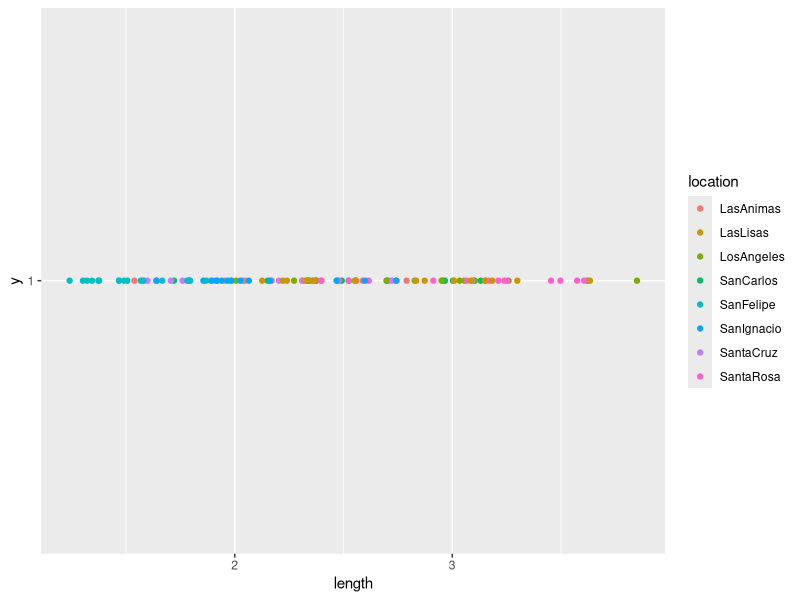
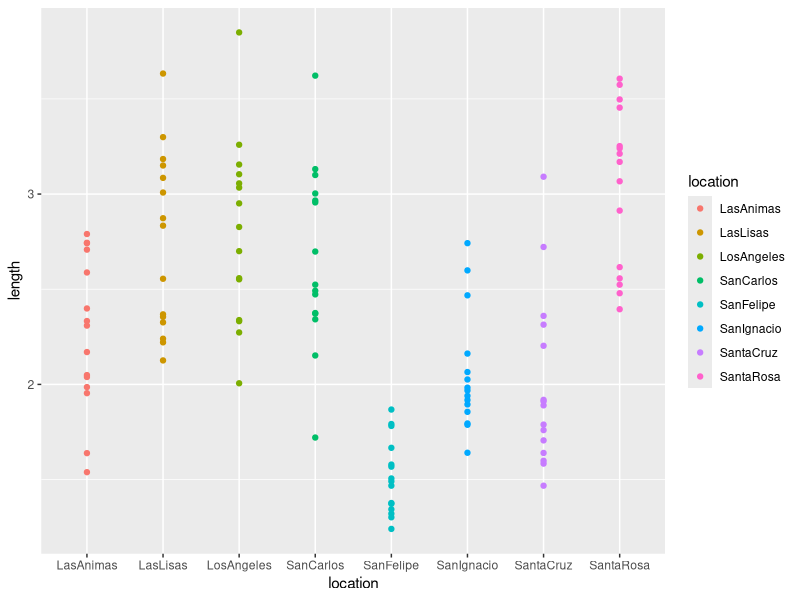
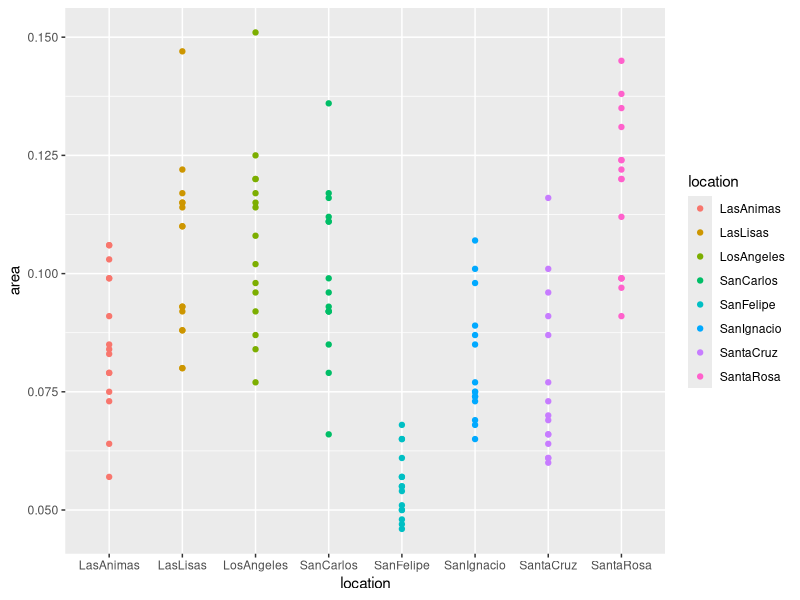
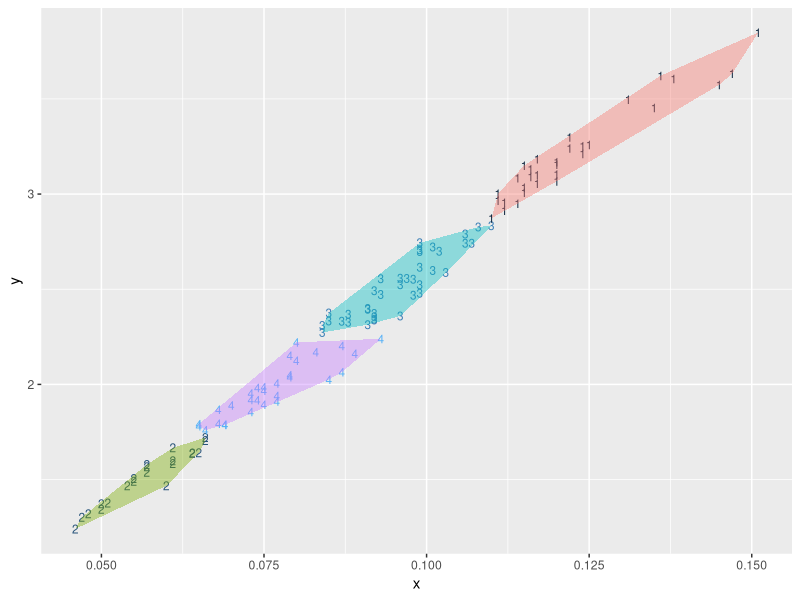
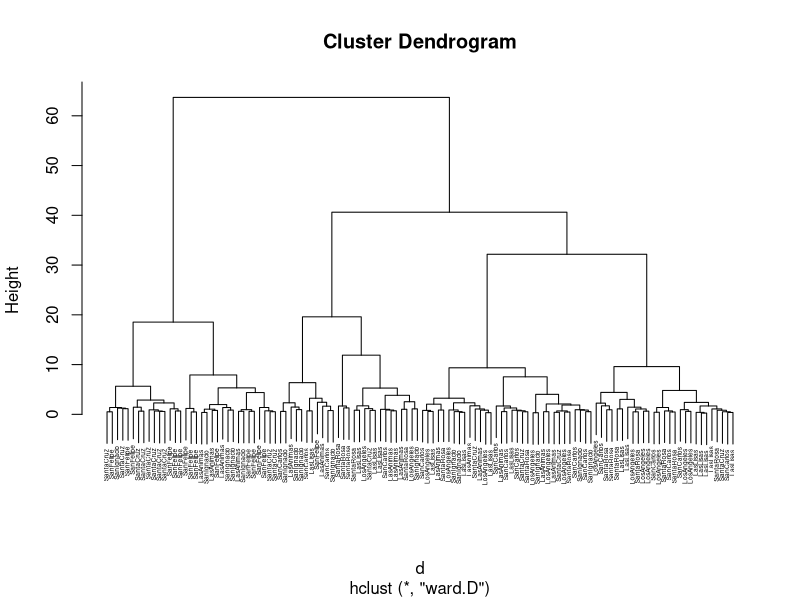

Here is the R script that generated these plots, in order:
#load R packages
library(vegan)
library(ape)
library(ggplot2)
library(grDevices)


#set working directory
setwd("~/Documents/suaeda-morphometrics")
setwd("~/CCBER/Suaeda/suaeda-morphometrics")

#read data into program
dat <- read.csv("leaf_shape.csv",stringsAsFactors=TRUE, header=TRUE)

help("read.csv")

#explore data
head(dat)
summary(dat)

###############simple plot based on one variable and location##################
ggplot(dat, aes(length,"1", color = location)) + geom_point()
ggplot(dat, aes(location,length, color = location)) + geom_point()
ggplot(dat, aes(location, area, color = location)) + geom_point()

###########clustering########################
#clustering ### the good test data
set.seed(32297)
d <- data.frame(x=runif(100),y=runif(100))

#clustering ### the real data
x <- dat$area
y <- dat$length
d <- data.frame(x,y)
head(d)

#####k-means#####################################
clus <- kmeans(d, centers=4)
d$cluster <- clus$cluster

help(kmeans)

#plot
h <- do.call(rbind,
             lapply(unique(clus$cluster), 
                    function(c) { f <- subset(d,cluster==c); f[chull(f),]}))

ggplot() +
  geom_text(data=d,aes(label=cluster, x=x, y=y,
                       color=cluster), size=3) +
  geom_polygon(data=h,aes(x=x, y=y, group=cluster, fill=as.factor(cluster)),
               alpha=0.4,linetype=0) +
  theme(legend.position = "none")

############end k-means##########################
##############hierachical clustering###############
vars.to.use <- colnames(dat)[3:8]
pmatrix <- scale(dat[,vars.to.use])
pcenter <- attr(pmatrix, "scaled:center")
pscale <- attr(pmatrix, "scaled:scale")

d <- dist(pmatrix, method="euclidean")
pfit <- hclust(d, method="ward.D")
plot(pfit, labels=dat$location, horiz=TRUE, cex=0.4)

help(hclust)



#write.csv(test, "../test.txt")
#end here